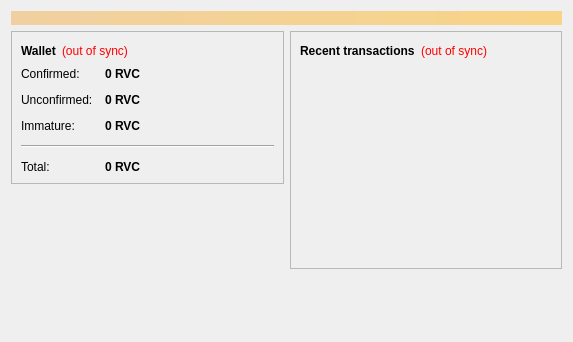
<?xml version="1.0" encoding="UTF-8"?>
<ui version="4.0">
 <class>OverviewPage</class>
 <widget class="QWidget" name="OverviewPage">
  <property name="geometry">
   <rect>
    <x>0</x>
    <y>0</y>
    <width>573</width>
    <height>342</height>
   </rect>
  </property>
  <property name="windowTitle">
   <string>Form</string>
  </property>
  <layout class="QVBoxLayout" name="topLayout">
   <item>
    <widget class="QLabel" name="labelAlerts">
     <property name="visible">
      <bool>false</bool>
     </property>
     <property name="styleSheet">
      <string notr="true">background-color: qlineargradient(x1: 0, y1: 0, x2: 1, y2: 0, stop:0 #F0D0A0, stop:1 #F8D488); color:#000000;</string>
     </property>
     <property name="wordWrap">
      <bool>true</bool>
     </property>
     <property name="margin">
      <number>3</number>
     </property>
    </widget>
   </item>
   <item>
    <layout class="QHBoxLayout" name="horizontalLayout" stretch="1,1">
     <item>
      <layout class="QVBoxLayout" name="verticalLayout_2">
       <item>
        <widget class="QFrame" name="frame">
         <property name="frameShape">
          <enum>QFrame::StyledPanel</enum>
         </property>
         <property name="frameShadow">
          <enum>QFrame::Raised</enum>
         </property>
         <layout class="QVBoxLayout" name="verticalLayout_4">
          <item>
           <layout class="QHBoxLayout" name="horizontalLayout_4">
            <item>
             <widget class="QLabel" name="label_5">
              <property name="font">
               <font>
                <weight>75</weight>
                <bold>true</bold>
               </font>
              </property>
              <property name="text">
               <string>Wallet</string>
              </property>
             </widget>
            </item>
            <item>
             <widget class="QLabel" name="labelWalletStatus">
              <property name="toolTip">
               <string>The displayed information may be out of date. Your wallet automatically synchronizes with the revcoin network after a connection is established, but this process has not completed yet.</string>
              </property>
              <property name="styleSheet">
               <string notr="true">QLabel { color: red; }</string>
              </property>
              <property name="text">
               <string notr="true">(out of sync)</string>
              </property>
              <property name="alignment">
               <set>Qt::AlignLeading|Qt::AlignLeft|Qt::AlignVCenter</set>
              </property>
             </widget>
            </item>
            <item>
             <spacer name="horizontalSpacer_2">
              <property name="orientation">
               <enum>Qt::Horizontal</enum>
              </property>
              <property name="sizeHint" stdset="0">
               <size>
                <width>40</width>
                <height>20</height>
               </size>
              </property>
             </spacer>
            </item>
           </layout>
          </item>
          <item>
           <layout class="QFormLayout" name="formLayout_2">
            <property name="fieldGrowthPolicy">
             <enum>QFormLayout::AllNonFixedFieldsGrow</enum>
            </property>
            <property name="horizontalSpacing">
             <number>12</number>
            </property>
            <property name="verticalSpacing">
             <number>12</number>
            </property>
            <item row="0" column="0">
             <widget class="QLabel" name="label">
              <property name="text">
               <string>Confirmed:</string>
              </property>
             </widget>
            </item>
            <item row="0" column="1">
             <widget class="QLabel" name="labelBalance">
              <property name="font">
               <font>
                <weight>75</weight>
                <bold>true</bold>
               </font>
              </property>
              <property name="cursor">
               <cursorShape>IBeamCursor</cursorShape>
              </property>
              <property name="toolTip">
               <string>Your current spendable balance</string>
              </property>
              <property name="text">
               <string notr="true">0 RVC</string>
              </property>
              <property name="textInteractionFlags">
               <set>Qt::LinksAccessibleByMouse|Qt::TextSelectableByKeyboard|Qt::TextSelectableByMouse</set>
              </property>
             </widget>
            </item>
            <item row="1" column="0">
             <widget class="QLabel" name="label_3">
              <property name="text">
               <string>Unconfirmed:</string>
              </property>
             </widget>
            </item>
            <item row="1" column="1">
             <widget class="QLabel" name="labelUnconfirmed">
              <property name="font">
               <font>
                <weight>75</weight>
                <bold>true</bold>
               </font>
              </property>
              <property name="cursor">
               <cursorShape>IBeamCursor</cursorShape>
              </property>
              <property name="toolTip">
               <string>Total of transactions that have yet to be confirmed, and do not yet count toward the spendable balance</string>
              </property>
              <property name="text">
               <string notr="true">0 RVC</string>
              </property>
              <property name="textInteractionFlags">
               <set>Qt::LinksAccessibleByMouse|Qt::TextSelectableByKeyboard|Qt::TextSelectableByMouse</set>
              </property>
             </widget>
            </item>
            <item row="2" column="0">
             <widget class="QLabel" name="labelImmatureText">
              <property name="text">
               <string>Immature:</string>
              </property>
             </widget>
            </item>
            <item row="2" column="1">
             <widget class="QLabel" name="labelImmature">
              <property name="font">
               <font>
                <weight>75</weight>
                <bold>true</bold>
               </font>
              </property>
              <property name="toolTip">
               <string>Mined balance that has not yet matured</string>
              </property>
              <property name="text">
               <string notr="true">0 RVC</string>
              </property>
              <property name="textInteractionFlags">
               <set>Qt::LinksAccessibleByMouse|Qt::TextSelectableByKeyboard|Qt::TextSelectableByMouse</set>
              </property>
             </widget>
            </item>
            <item row="4" column="0">
             <widget class="QLabel" name="labelTotalText">
              <property name="text">
               <string>Total:</string>
              </property>
             </widget>
            </item>
            <item row="4" column="1">
             <widget class="QLabel" name="labelTotal">
              <property name="font">
               <font>
                <weight>75</weight>
                <bold>true</bold>
               </font>
              </property>
              <property name="cursor">
               <cursorShape>IBeamCursor</cursorShape>
              </property>
              <property name="toolTip">
               <string>Your current total balance</string>
              </property>
              <property name="text">
               <string notr="true">0 RVC</string>
              </property>
              <property name="textInteractionFlags">
               <set>Qt::LinksAccessibleByMouse|Qt::TextSelectableByKeyboard|Qt::TextSelectableByMouse</set>
              </property>
             </widget>
            </item>
            <item row="3" column="0" colspan="2">
             <widget class="Line" name="line">
              <property name="orientation">
               <enum>Qt::Horizontal</enum>
              </property>
             </widget>
            </item>
           </layout>
          </item>
         </layout>
        </widget>
       </item>
       <item>
        <spacer name="verticalSpacer">
         <property name="orientation">
          <enum>Qt::Vertical</enum>
         </property>
         <property name="sizeHint" stdset="0">
          <size>
           <width>20</width>
           <height>40</height>
          </size>
         </property>
        </spacer>
       </item>
      </layout>
     </item>
     <item>
      <layout class="QVBoxLayout" name="verticalLayout_3">
       <item>
        <widget class="QFrame" name="frame_2">
         <property name="frameShape">
          <enum>QFrame::StyledPanel</enum>
         </property>
         <property name="frameShadow">
          <enum>QFrame::Raised</enum>
         </property>
         <layout class="QVBoxLayout" name="verticalLayout">
          <item>
           <layout class="QHBoxLayout" name="horizontalLayout_2">
            <item>
             <widget class="QLabel" name="label_4">
              <property name="text">
               <string>&lt;b&gt;Recent transactions&lt;/b&gt;</string>
              </property>
             </widget>
            </item>
            <item>
             <widget class="QLabel" name="labelTransactionsStatus">
              <property name="toolTip">
               <string>The displayed information may be out of date. Your wallet automatically synchronizes with the revcoin network after a connection is established, but this process has not completed yet.</string>
              </property>
              <property name="styleSheet">
               <string notr="true">QLabel { color: red; }</string>
              </property>
              <property name="text">
               <string notr="true">(out of sync)</string>
              </property>
              <property name="alignment">
               <set>Qt::AlignRight|Qt::AlignTrailing|Qt::AlignVCenter</set>
              </property>
             </widget>
            </item>
            <item>
             <spacer name="horizontalSpacer">
              <property name="orientation">
               <enum>Qt::Horizontal</enum>
              </property>
              <property name="sizeHint" stdset="0">
               <size>
                <width>40</width>
                <height>20</height>
               </size>
              </property>
             </spacer>
            </item>
           </layout>
          </item>
          <item>
           <widget class="QListView" name="listTransactions">
            <property name="styleSheet">
             <string notr="true">QListView { background: transparent; }</string>
            </property>
            <property name="frameShape">
             <enum>QFrame::NoFrame</enum>
            </property>
            <property name="verticalScrollBarPolicy">
             <enum>Qt::ScrollBarAlwaysOff</enum>
            </property>
            <property name="horizontalScrollBarPolicy">
             <enum>Qt::ScrollBarAlwaysOff</enum>
            </property>
            <property name="selectionMode">
             <enum>QAbstractItemView::NoSelection</enum>
            </property>
           </widget>
          </item>
         </layout>
        </widget>
       </item>
       <item>
        <spacer name="verticalSpacer_2">
         <property name="orientation">
          <enum>Qt::Vertical</enum>
         </property>
         <property name="sizeHint" stdset="0">
          <size>
           <width>20</width>
           <height>40</height>
          </size>
         </property>
        </spacer>
       </item>
      </layout>
     </item>
    </layout>
   </item>
  </layout>
 </widget>
 <resources/>
 <connections/>
</ui>
